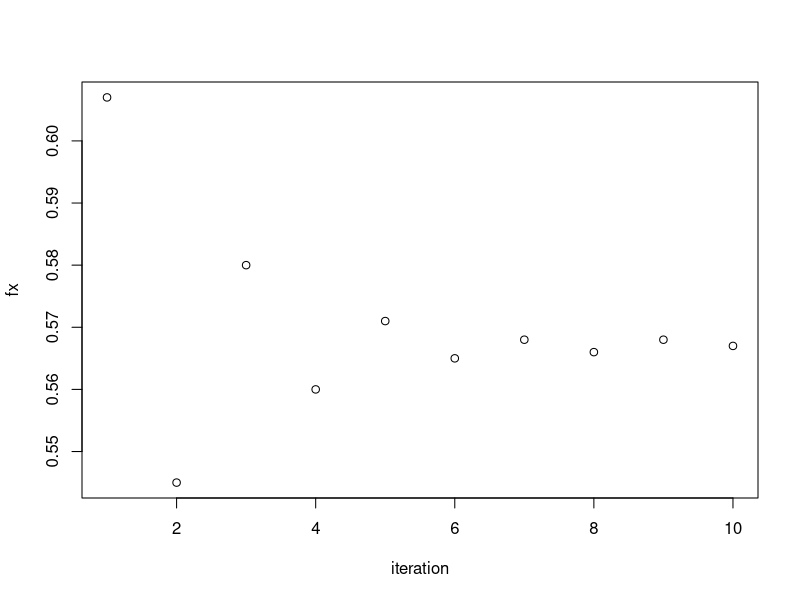

The R script that drew this image:
library(datasets)  # Load/unload base packages manually

# Change f(x) = 0 to x = f(x) first!
iteration <- function(x, n, f){
  xList <- c()
  fx <- c()
  for(i in 1:n) {
    xList[i] <- format(round(x, 3), nsmall = 3)
    fx[i] <- format(round(f(x), 3), nsmall = 3)
    x <- f(x)
  }
  
  iteration = c(1:n)
  plot(iteration, fx)
  
  data = matrix(c(xList,fx), n, 2)
  colnames(data) <- c('x', 'f(x)')
  rownames(data) <- c(1:n)
  
  table = as.table(data)
  
  table
}

f <- function(x) {
  return(exp(1)^(-x))
}

iteration(0.5, 10, f)
